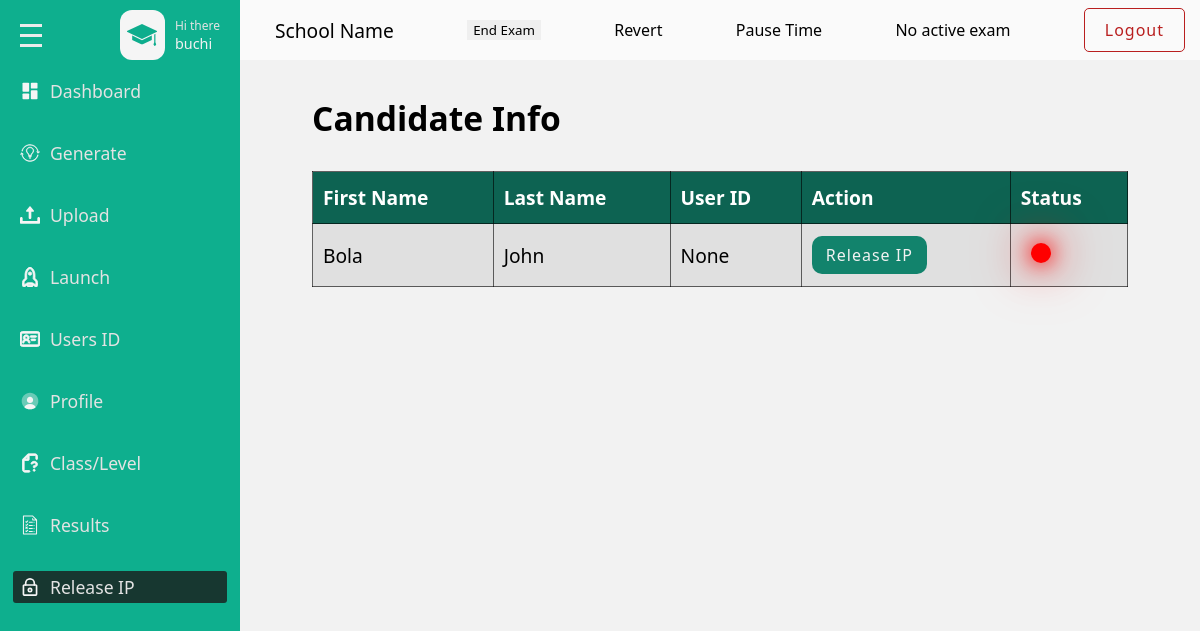
/admins/releaseip (signed in), run on an earlier commit of the app's database.
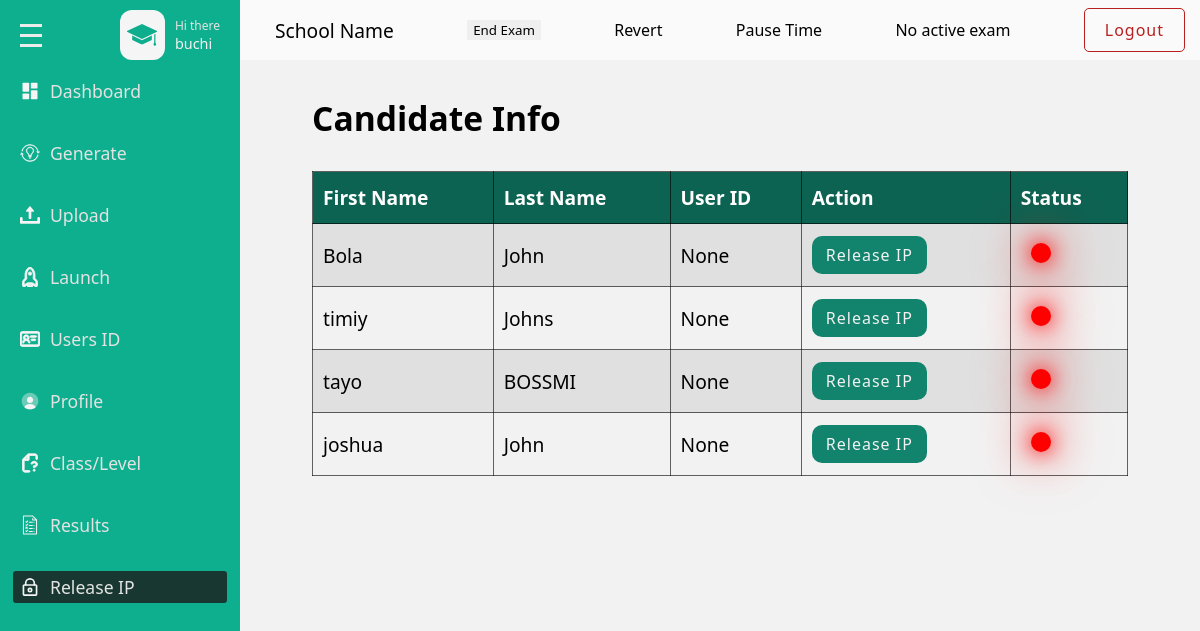
And on a later commit of the database.
### base/models.py (models this page shows, shortened)
class UserID(models.Model):
    CLASS_LEVEL_CHOICES = [
        ('jss1', 'JSS 1'),
        ('jss2', 'JSS 2'),
        ('jss3', 'JSS 3'),
        ('sss1', 'SSS 1'),
        ('sss2', 'SSS 2'),
        ('sss3', 'SSS 3'),
        ('cbt', 'CBT'),
        ('Test','Test'),
        ('level 100', 'Level 100'),
        ('level 200', 'Level 200'),
        ('level 300', 'Level 300'),
        ('level 400', 'Level 400'),
    ]
    class_name = models.CharField(max_length=20, choices=CLASS_LEVEL_CHOICES,null=True)
    user = models.OneToOneField(User, on_delete=models.CASCADE)
    generated_id = models.CharField(max_length=10, unique=True, null=True, blank=True)

class User(AbstractUser):
    school_name = models.CharField(max_length=500, null=True,blank=True)
    recovery_code = models.CharField(max_length=100, null=True)
    session_id = models.UUIDField(default=None, null=True, blank=True)
    is_online = models.BooleanField(default=False)

### admins/views.py (the view, shortened to what this page needs)
# urls.py: path('releaseip',views.releaseip,name='releaseip'),
@login_required(login_url='admins:login')
def releaseip(request):
    userid = UserID.objects.all()
    userprofile = get_object_or_404(Userprofile, user=request.user)
    school_name = get_object_or_404(Name_School)
    exam_session = UserExamSessionx.objects.first()
    general_remaining_time = None
    context = {
        'userid': userid,
        'userprofile': userprofile,
        'school_name': school_name,
        'general_remaining_time': general_remaining_time  # Pass the general remaining time to the template
    }
    return render(request, 'admins/releaseip.html', context)

### base/templates/admins/releaseip.html (shortened to what the changed rows need)
{% load static %}
<!DOCTYPE html>
<html lang="en">
<head>
    <link rel="stylesheet" href="{% static 'css/style.css' %}">
</head>
<body>
    <div class ="releaseip page">
        <div class = "wrapper">
                                <!DOCTYPE svg PUBLIC "-//W3C//DTD SVG 1.1//EN" "http://www.w3.org/Graphics/SVG/1.1/DTD/svg11.dtd">
                                <!DOCTYPE svg PUBLIC "-//W3C//DTD SVG 1.1//EN" "http://www.w3.org/Graphics/SVG/1.1/DTD/svg11.dtd">
                                <!DOCTYPE svg PUBLIC "-//W3C//DTD SVG 1.1//EN" "http://www.w3.org/Graphics/SVG/1.1/DTD/svg11.dtd">
                                <!DOCTYPE svg PUBLIC "-//W3C//DTD SVG 1.1//EN" "http://www.w3.org/Graphics/SVG/1.1/DTD/svg11.dtd">
                                <!DOCTYPE svg PUBLIC "-//W3C//DTD SVG 1.1//EN" "http://www.w3.org/Graphics/SVG/1.1/DTD/svg11.dtd">
                                <!DOCTYPE svg PUBLIC "-//W3C//DTD SVG 1.1//EN" "http://www.w3.org/Graphics/SVG/1.1/DTD/svg11.dtd">
                                <!DOCTYPE svg PUBLIC "-//W3C//DTD SVG 1.1//EN" "http://www.w3.org/Graphics/SVG/1.1/DTD/svg11.dtd">
                                <!DOCTYPE svg PUBLIC "-//W3C//DTD SVG 1.1//EN" "http://www.w3.org/Graphics/SVG/1.1/DTD/svg11.dtd">
                                <!DOCTYPE svg PUBLIC "-//W3C//DTD SVG 1.1//EN" "http://www.w3.org/Graphics/SVG/1.1/DTD/svg11.dtd">
                                <!DOCTYPE svg PUBLIC "-//W3C//DTD SVG 1.1//EN" "http://www.w3.org/Graphics/SVG/1.1/DTD/svg11.dtd">
            <div class = "main-content">
                <div class="user-get-container">
                    <div class="candidate-info flex-between">
                        <h2>Candidate Info</h2>
                    </div>
                    <table class="user-get-table table">
                        <thead class="thead">
                            <tr>
                                <th scope="col">First Name</th>
                                <th scope="col">Last Name</th>
                                <th scope="col">User ID</th>
                                <th scope="col">Action</th>
                                <th scope="col">Status</th>
                            </tr>
                        </thead>
                        <tbody>
                            {% for user_id in userid %}
                            <tr>
                                <td>{{user_id.user.username}}</td>
                                <td>{{user_id.user.last_name}}</td>
                                <td>{{user_id.generated_id}}</td>
                                <td>
                                <a href="{% url 'admins:ip' user_id.user %}"> <button class = "releaseip-btn">Release IP</button></a>
                                </td>
                                <td>  <span id="status-{{ user_id.id }}" class="status-light"></span></td>
                            </tr>
                            {% endfor %}
                        </tbody>
                    </table>
                </div>
            </div>
        </div>
    </div>
</body>
</html>

What changed in the data, as far as the page shows it:
added UserID: user.username "timiy", user.last_name "Johns", generated_id "None"
added UserID: user.username "tayo", user.last_name "BOSSMI", generated_id "None"
added UserID: user.username "joshua", user.last_name "John", generated_id "None"
